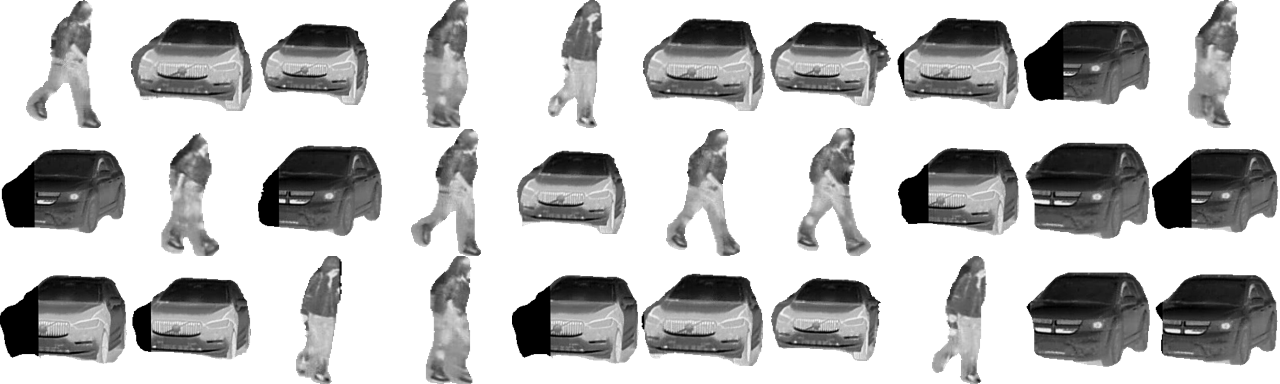
#> input picture samples/preview/ir_cutout_grid.png, 1280 x 384 px, given as the content of the folder ./samples/preview/filtered_dataset_20210418_test02/person/ir, which was not available
$ python preview_pairs.py ../samples/preview
#> lines starting #> are read from the running program, lines starting #| are printed output that depends on the picture; pictures that were not available may be replaced by others from this repository, and a replacement may not be noted
#!/usr/bin/env python3
"""Create a side-by-side preview panel for extracted object primitives."""

from __future__ import annotations

import argparse
from pathlib import Path

from PIL import Image, ImageDraw, ImageFont, ImageOps


PAIR_SPECS = [
    (
        "filtered_dataset_20210418_test02",
        "person/ir",
        "person/rgb",
        "20210418_test02_pair_00417_avi[000461]_mp4[000348]_obj2_person.png",
    ),
    (
        "filtered_dataset_20210418_test02",
        "person/ir",
        "person/rgb",
        "20210418_test02_pair_00429_avi[000473]_mp4[000358]_obj3_person.png",
    ),
    (
        "filtered_dataset_20210418_test01",
        "vehicle/ir",
        "vehicle/rgb",
        "20210418_test01_pair_00028_avi[000029]_mp4[000024]_obj5_vehicle.png",
    ),
    (
        "filtered_dataset_202304131400",
        "vehicle/ir",
        "vehicle/rgb",
        "202304131400_pair_00200_avi[000201]_mp4[000201]_obj5_vehicle.png",
    ),
]


def first_pair(dataset_root: Path, subset: str, left_dir: str, right_dir: str, preferred: str) -> tuple[Path, Path]:
#> in main, `image = Image.new("RGB", (width, height), (255, 255, 255))`: image: PIL image 358x802 RGB; every value is 255
    left_root = dataset_root / subset / left_dir
    right_root = dataset_root / subset / right_dir
    preferred_left = left_root / preferred
    preferred_right = right_root / preferred
    if preferred_left.exists() and preferred_right.exists():
        return preferred_left, preferred_right

    for left in sorted(left_root.glob("*.png")):
        right = right_root / left.name
        if right.exists():
            return left, right

    raise SystemExit(f"No paired PNG files found for {subset}: {left_dir} and {right_dir}")


def fit_tile(path: Path, size: tuple[int, int]) -> Image.Image:
#> called with size = (150, 170)
    with Image.open(path) as image:
#> image is the input picture: PIL image 1280x384 RGB; min 0, max 255, mean 191.1
        tile = ImageOps.contain(image.convert("RGBA"), size)
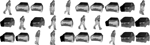
#> tile: PIL image 150x45 RGBA; mean R, G, B, A 190.5, 190.5, 190.5, 255
    canvas = Image.new("RGBA", size, (255, 255, 255, 255))
#> canvas: PIL image 150x170 RGBA; every value is 255
    x = (size[0] - tile.width) // 2
#> x = 0
    y = (size[1] - tile.height) // 2
#> y = 62
    canvas.alpha_composite(tile, (x, y))
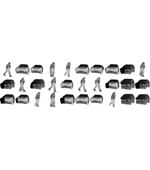
#> canvas: PIL image 150x170 RGBA; mean R, G, B, A 237.9, 237.9, 237.9, 255
    return canvas.convert("RGB")


def main() -> None:
    parser = argparse.ArgumentParser()
    parser.add_argument("dataset_root", type=Path, help="Dataset source root.")
    parser.add_argument("--output", type=Path, default=Path("samples") / "preview" / "paired_examples.png")
    parser.add_argument("--tile-width", type=int, default=150)
    parser.add_argument("--tile-height", type=int, default=170)
    args = parser.parse_args()

    pairs = [first_pair(args.dataset_root, *spec) for spec in PAIR_SPECS]
    margin = 20
    label_h = 28
    gap = 18
    row_gap = 18
    tile_size = (args.tile_width, args.tile_height)
    width = margin * 2 + args.tile_width * 2 + gap
    height = margin * 2 + label_h + len(pairs) * args.tile_height + (len(pairs) - 1) * row_gap

    image = Image.new("RGB", (width, height), (255, 255, 255))
    draw = ImageDraw.Draw(image)
    font = ImageFont.load_default()
    draw.text((margin, margin), "Infrared / IR", fill=(30, 30, 30), font=font)
    draw.text((margin + args.tile_width + gap, margin), "Visible / RGB", fill=(30, 30, 30), font=font)

    y = margin + label_h
    for left, right in pairs:
        image.paste(fit_tile(left, tile_size), (margin, y))
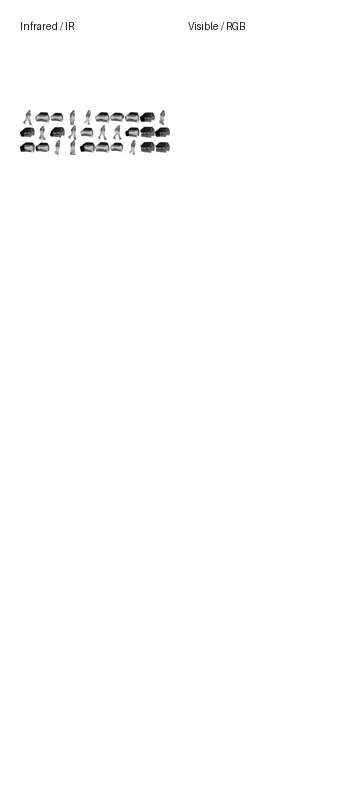
#> image: PIL image 358x802 RGB; min 0, max 255, mean 253.3
        image.paste(fit_tile(right, tile_size), (margin + args.tile_width + gap, y))
        y += args.tile_height + row_gap

    args.output.parent.mkdir(parents=True, exist_ok=True)
    image.save(args.output)
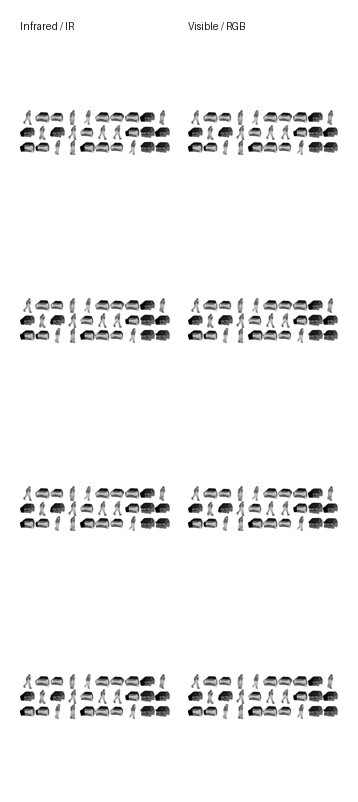
#> saved as paired_examples.png: PIL image 358x802 RGB; min 0, max 255, mean 242.7
    print(f"Wrote {args.output}")


if __name__ == "__main__":
    main()
